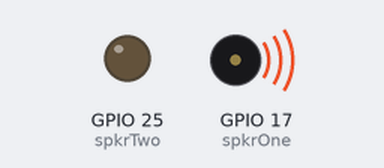
Bench run of a program on a simulated Raspberry Pi (BCM pin numbers). Parts: output pins drawn as LEDs (lit = HIGH), buzzer (waves = sounding). At 99.1 s the program stops and its outputs stay as they are.

Above: at 5.9 s.
At 25.2 s:
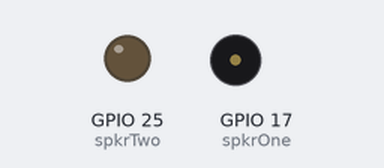
Timing chart, 0 to 40.0 s (numbered marks = the images above):
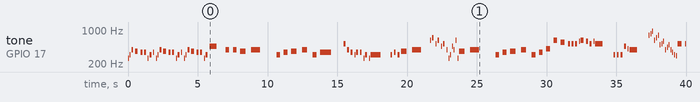

Measured:
- by itself, tone on GPIO 17 (spkrOne): plays 261 Hz for 0.07 s, 311 Hz for 0.07 s, 392 Hz for 0.13 s, 370 Hz for 0.19 s, 349 Hz for 0.13 s, 349 Hz for 0.13 s … (109 notes in this stretch)

The program:

bloody_stream_jjba.py
```python
# Original script is credited to Github user "AnonymousAlly"
# https:#github.com/AnonymousAlly/Arduino-Music-Codes/tree/master

import time
import RPi.GPIO as GPIO

#vars
spkrOne=17
spkrTwo=25

#setup
GPIO.setmode(GPIO.BCM)
GPIO.setwarnings(False)
GPIO.setup(spkrOne,GPIO.OUT)
GPIO.setup(spkrTwo,GPIO.OUT)

#funcs
def delay(seconds):
    time.sleep(seconds/1750)

def tone(r,hertz,duration):
    pwm = GPIO.PWM(spkrOne,hertz)
    pwm.start(50)
    pwm.ChangeFrequency(hertz)
    delay(duration)
    pwm.stop

tone(3,261,114) #C4(middle)
delay(114)
tone(3,311,114) #Eb/D#4
delay(114)
tone(3,392,227) #G4
delay(227)
tone(3,370,341) #Gb/F#4
delay(341)
tone(3,349,227) #F4
delay(227)
tone(3,349,227) #F4
delay(227)
tone(3,261,114) #C4(middle)
delay(114)
tone(3,311,227) #Eb/D#4
delay(227)
tone(3,349,114) #F4
delay(227)
tone(3,261,114) #C4(middle)
delay(114)
tone(3,311,114) #Eb/D#4
delay(114)
tone(3,392,227) #G4
delay(227)
tone(3,370,341) #Gb/F#4
delay(341)
tone(3,349,227) #F4
delay(227)
tone(3,349,227) #F4
delay(227)
tone(3,261,114) #C4(middle)
delay(114)
tone(3,311,227) #Eb/D#4
delay(227)
tone(3,349,114) #F4
delay(227)
tone(3,261,114) #C4(middle)
delay(114)
tone(3,311,114) #Eb/D#4
delay(114)
tone(3,392,227) #G4
delay(227)
tone(3,370,341) #Gb/F#4
delay(341)
tone(3,349,227) #F4
delay(227)
tone(3,349,227) #F4
delay(227)
tone(3,261,114) #C4(middle)
delay(114)
tone(3,311,227) #Eb/D#4
delay(227)
tone(3,466,910) #Bb/A#4
delay(1137)

#First part first verse

tone(3,392,455) #G4
delay(455)
tone(3,392,455) #G4
delay(455)
tone(3,370,682) #Gb/F#4
delay(682)
tone(3,392,1137) #G4
delay(2047)
tone(3,311,455) #Eb/D#4
delay(455)
tone(3,349,455) #F4
delay(455)
tone(3,370,682) #Gb/F#4
delay(682)
tone(3,392,682) #G4
delay(682)
tone(3,311,455) #Eb/D#4
delay(455)
tone(3,349,1365) #F4
delay(1592)
tone(3,523,227) #C5
delay(227)
tone(3,392,227) #G4
delay(227)
tone(3,349,227) #F4
delay(227)
tone(3,311,114) #Eb/D#4
delay(114)
tone(3,349,227) #F4
delay(227)
tone(3,349,227) #F4
delay(227)
tone(3,261,114) #C4(middle)
delay(114)
tone(3,311,227) #Eb/D#4
delay(227)
tone(3,261,114) #C4(middle)
delay(114)
tone(3,311,1231) #Eb/D#4
delay(1231)
tone(3,311,227) #Eb/D#4
delay(227)
tone(3,349,227) #F4
delay(227)
tone(3,311,227) #Eb/D#4
delay(227)
tone(3,370,682) #Gb/F#4
delay(682)
tone(3,392,1137) #G4
delay(1137)
tone(3,622,114) #Eb/D#5
delay(114)
tone(3,698,227) #F5
delay(227)
tone(3,523,114) #C5
delay(114)
tone(3,622,227) #Eb/D#5
delay(227)
tone(3,466,114) #Bb/A#4
delay(114)
tone(3,523,227) #C5
delay(227)
tone(3,392,114) #G4
delay(114)
tone(3,261,114) #C4(middle)
delay(114)
tone(3,311,114) #Eb/D#4
delay(114)
tone(3,466,114) #Bb/A#4
delay(114)
tone(3,392,114) #G4
delay(114)
tone(3,622,114) #Eb/D#5
delay(114)
tone(3,261,114) #C4(middle)
delay(114)

#First part second part

tone(3,370,682) #Gb/F#4
delay(682)
tone(3,392,1137) #G4
delay(2047)
tone(3,311,455) #Eb/D#4
delay(455)
tone(3,349,455) #F4
delay(455)
tone(3,370,682) #Gb/F#4
delay(682)
tone(3,392,682) #G4
delay(682)
tone(3,311,455) #Eb/D#4
delay(455)
tone(3,349,455) #F4
delay(455)
tone(3,415,455) #Ab/G#4
delay(455)
tone(3,622,455) #Eb/D#5
delay(455)
tone(3,554,455) #Db/C#5
delay(455)
tone(3,523,227) #C5
delay(227)
tone(3,523,227) #C5
delay(227)
tone(3,523,227) #C5
delay(227)
tone(3,587,114) #D5
delay(114)
tone(3,622,341) #Eb/D#5
delay(341)
tone(3,587,227) #D5
delay(227)
tone(3,523,227) #C5
delay(227)
tone(3,587,114) #D5
delay(114)
tone(3,523,910) #C5
delay(1365)
tone(3,311,227) #Eb/D#4
delay(227)
tone(3,311,227) #Eb/D#4
delay(227)
tone(3,311,227) #Eb/D#4
delay(227)
tone(3,466,227) #Bb/A#4
delay(227)
tone(3,415,114) #Ab/G#4
delay(114)
tone(3,392,910) #G4
delay(1479)
tone(3,784,114) #G5
delay(114)
tone(3,831,114) #Ab/G#5
delay(114)
tone(3,932,104) #Bb/A#5
delay(104)
tone(3,932,10) #Bb/A#5
delay(10)
tone(3,622,104) #Eb/D#5
delay(104)
tone(3,622,10) #Eb/D#5
delay(10)
tone(3,698,10) #F5
delay(10)
tone(3,698,104) #F5
delay(104)
tone(3,784,10) #G5
delay(10)
tone(3,784,104) #G5
delay(104)
tone(3,494,114) #B4
delay(114)
tone(3,523,114) #C5
delay(114)
tone(3,587,114) #D5
delay(114)
tone(3,392,114) #G4
delay(114)
tone(3,440,114) #A4
delay(114)
tone(3,494,114) #B4
delay(114)
tone(3,392,114) #G4
delay(114)
tone(3,349,114) #F4
delay(114)
tone(3,311,114) #Eb/D#4
delay(114)
tone(3,294,114) #D4
delay(114)

#Second part

tone(3,523,455) #C5
delay(455)
tone(3,523,227) #C5
delay(227)
tone(3,466,114) #Bb/A#4
delay(114)
tone(3,523,910) #C5
delay(1934)
tone(3,523,341) #C5
delay(341)
tone(3,587,341) #D5
delay(341)
tone(3,622,227) #Eb/D#5
delay(227)
tone(3,587,1137) #D5
delay(1137)
tone(3,466,227) #Bb/A#4
delay(227)
tone(3,466,227) #Bb/A#4
delay(227)
tone(3,349,114) #F4
delay(114)
tone(3,392,1024) #G4
delay(1934)
tone(3,349,455) #F4
delay(455)
tone(3,392,227) #G4
delay(227)
tone(3,392,682) #G4
delay(682)
tone(3,261,227) #C4(middle)
delay(227)
tone(3,311,227) #Eb/D#4
delay(1137)
tone(3,392,341) #G4
delay(341)
tone(3,415,341) #Ab/G#4
delay(341)
tone(3,466,227) #Bb/A#4
delay(227)
tone(3,392,455) #G4
delay(455)
tone(3,247,455) #B3
delay(455)
tone(3,261,455) #C4(middle)
delay(455)
tone(3,294,455) #D4
delay(455)
tone(3,208,114) #Ab/G#3
delay(114)
tone(3,233,227) #Bb/A#3
delay(227)
tone(3,261,227) #C4(middle)
delay(227)
tone(3,294,227) #D4
delay(227)
tone(3,311,227) #Eb/D#4
delay(227)
tone(3,349,227) #F4
delay(227)
tone(3,392,227) #G4
delay(227)
tone(3,415,227) #Ab/G#4
delay(796)

#Third part first verse

tone(3,392,455) #G4
delay(455)
tone(3,494,455) #B4
delay(455)
tone(3,587,455) #D5
delay(455)
tone(3,622,227) #Eb/D#5
delay(227)
tone(3,587,227) #D5
delay(227)
tone(3,523,114) #C5
delay(114)
tone(3,466,227) #Bb/A#4
delay(227)
tone(3,523,114) #C5
delay(227)
tone(3,392,227) #G4
delay(227)
tone(3,523,227) #C5
delay(227)
tone(3,622,227) #Eb/D#5
delay(227)
tone(3,784,227) #G5
delay(227)
tone(3,698,227) #F5
delay(227)
tone(3,622,114) #Eb/D#5
delay(114)
tone(3,698,227) #F5
delay(227)
tone(3,622,114) #Eb/D#5
delay(796)
tone(3,466,114) #Bb/A#4
delay(114)
tone(3,466,114) #Bb/A#4
delay(114)
tone(3,523,227) #C5
delay(227)
tone(3,523,227) #C5
delay(227)
tone(3,523,227) #C5
delay(227)
tone(3,523,114) #C5
delay(114)
tone(3,523,227) #C5
delay(227)
tone(3,523,227) #C5
delay(227)
tone(3,523,114) #C5
delay(114)
tone(3,523,227) #C5
delay(227)
tone(3,523,227) #C5
delay(227)
tone(3,523,227) #C5
delay(227)
tone(3,494,227) #B4
delay(227)
tone(3,494,114) #B4
delay(114)
tone(3,523,227) #C5
delay(227)
tone(3,587,1024) #D5
delay(1024)

tone(3,622,227) #Eb/D#5
delay(227)
tone(3,587,227) #D5
delay(227)
tone(3,523,114) #C5
delay(114)
tone(3,466,227) #Bb/A#4
delay(227)
tone(3,523,114) #C5
delay(227)
tone(3,392,227) #G4
delay(227)
tone(3,523,227) #C5
delay(227)
tone(3,622,227) #Eb/D#5
delay(227)
tone(3,784,682) #G5
delay(682)
tone(3,466,227) #Bb/A#4
delay(227)
tone(3,831,227) #Ab/G#5
delay(227)
tone(3,784,227) #G5
delay(227)
tone(3,698,227) #F5
delay(227)
tone(3,784,227) #G5
delay(227)
tone(3,698,682) #F5
delay(682)
tone(3,622,1137) #Eb/D#5
delay(1137)
tone(3,392,114) #G4
delay(114)
tone(3,415,114) #Ab/G#4
delay(114)
tone(3,466,114) #Bb/A#4
delay(114)
tone(3,587,114) #D5
delay(114)
tone(3,622,114) #Eb/D#5
delay(114)
tone(3,698,114) #F5
delay(114)
tone(3,831,114) #Ab/G#5
delay(114)
tone(3,932,114) #Bb/A#5
delay(114)
tone(3,988,227) #B5
delay(227)
tone(3,392,682) #G4
delay(682)

#Third part second verse

tone(3,622,227) #Eb/D#5
delay(227)
tone(3,587,227) #D5
delay(227)
tone(3,523,114) #C5
delay(114)
tone(3,466,227) #Bb/A#4
delay(227)
tone(3,523,114) #C5
delay(227)
tone(3,392,227) #G4
delay(227)
tone(3,523,227) #C5
delay(227)
tone(3,622,227) #Eb/D#5
delay(227)
tone(3,784,227) #G5
delay(227)
tone(3,698,227) #F5
delay(227)
tone(3,622,114) #Eb/D#5
delay(114)
tone(3,698,227) #F5
delay(227)
tone(3,622,114) #Eb/D#5
delay(796)
tone(3,466,114) #Bb/A#4
delay(114)
tone(3,466,114) #Bb/A#4
delay(114)
tone(3,523,227) #C5
delay(227)
tone(3,523,227) #C5
delay(227)
tone(3,523,227) #C5
delay(227)
tone(3,523,114) #C5
delay(114)
tone(3,523,227) #C5
delay(227)
tone(3,523,227) #C5
delay(227)
tone(3,523,114) #C5
delay(114)
tone(3,523,227) #C5
delay(227)
tone(3,523,227) #C5
delay(227)
tone(3,523,227) #C5
delay(227)
tone(3,494,227) #B4
delay(227)
tone(3,494,114) #B4
delay(114)
tone(3,523,227) #C5
delay(227)
tone(3,587,1024) #D5
delay(1024)
tone(3,622,227) #Eb/D#5
delay(227)
tone(3,587,227) #D5
delay(227)
tone(3,523,114) #C5
delay(114)
tone(3,466,227) #Bb/A#4
delay(227)
tone(3,523,114) #C5
delay(227)
tone(3,392,227) #G4
delay(227)
tone(3,523,227) #C5
delay(227)
tone(3,622,227) #Eb/D#5
delay(227)
tone(3,784,227) #G5
delay(227)
tone(3,698,227) #F5
delay(227)
tone(3,622,114) #Eb/D#5
delay(114)
tone(3,698,227) #F5
delay(227)
tone(3,622,114) #Eb/D#5
delay(341)
tone(3,392,227) #G4
delay(227)
tone(3,392,227) #G4
delay(227)
tone(3,784,1592) #G5
delay(1820)

#ending

tone(3,392,910) #G4
delay(910)
tone(3,587,455) #D5
delay(455)
tone(3,698,227) #F5
delay(227)
tone(3,622,144) #Eb/D#5
delay(144)
tone(3,587,227) #D5
delay(227)
tone(3,523,3526) #C5
delay(3526)
tone(3,261,3185) #C4(middle)
delay(10000)
```
